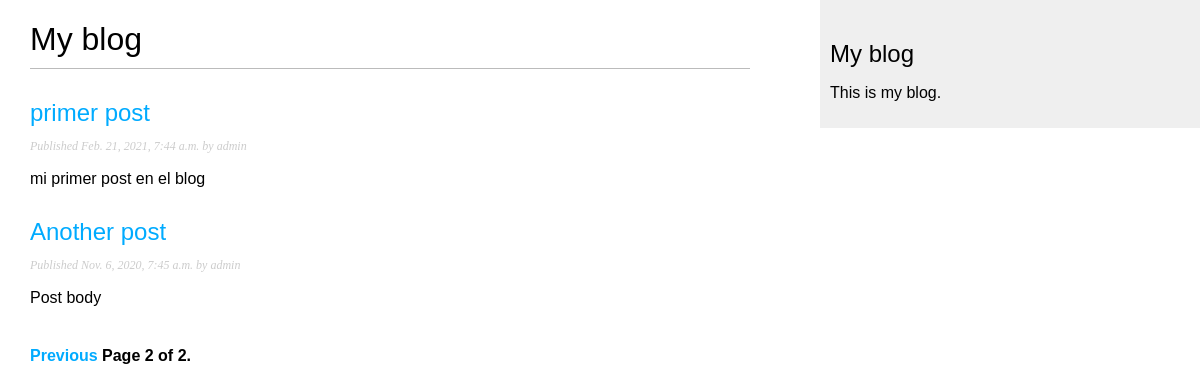
Screenshot of /blog/?page=2 with the database file from the repository.
### blog/models.py (models this page shows, shortened)
class Post(models.Model):
    STATUS_CHOICE=(
        ('draft', 'Draft'),
        ('published', 'Published'),
    )
    title = models.CharField(max_length=250)
    slug = models.SlugField(max_length=250, unique_for_date='publish')
    author = models.ForeignKey(User, on_delete=models.CASCADE, related_name='blog_posts')
    body = models.TextField()
    publish = models.DateTimeField(default=timezone.now)
    created = models.DateTimeField(auto_now_add=True)
    updated = models.DateTimeField(auto_now=True)
    status = models.CharField(max_length=10, choices=STATUS_CHOICE, default='draft')
    objects = models.Manager() # default manager objects
    published = PublishedManager() # our custom manager
    class Meta:
        ordering = ('-publish',)
    def get_absolute_url(self):
        return reverse('blog:post_detail',
                        args=[self.publish.year,self.publish.month,self.publish.day, self.slug])

### blog/views.py (the view)
# urls.py: path('', views.PostListView.as_view(), name = 'post_list' ),
class PostListView(ListView):
    queryset = Post.published.all()
    context_object_name = 'posts'
    paginate_by = 3
    template_name = 'blog/post/list.html'

### blog/templates/blog/post/list.html (shortened to what this page needs)
{% extends "blog/base.html" %}
{% block content %}
    <h1>My blog </h1>
    {% for post in posts %}
        <h2>
            <a  href="{{ post.get_absolute_url }}">
            {{ post.title }}
            </a>
        </h2>
        <p class="date">
            Published {{ post.publish }} by {{ post.author }}
        </p>
        {{ post.body|truncatewords:30|linebreaks }}
    {% endfor %}
    {% include 'blog/pagination.html' with page=page_obj %} {% comment %} pagination with class {% endcomment %}
{% endblock %}

### blog/static/css/blog.css (style rules this page uses)
body { margin:0; padding:0; font-family:helvetica, sans-serif; }
a { color:#00abff; text-decoration:none; }
h1 { font-weight:normal; border-bottom:1px solid #bbb; padding:0 0 10px 0; }
h2 { font-weight:normal; margin:30px 0 0; }
p.date { color:#ccc; font-family: georgia, serif; font-size: 12px; font-style: italic; }

### rows the page displays
Post: title "primer post", publish "Feb. 21, 2021, 7:44 a.m.", author "admin", body "mi primer post en el blog"
Post: title "Another post", publish "Nov. 6, 2020, 7:45 a.m.", author "admin", body "Post body"

### other values shown
{{ page.number }} "2"
{{ page.paginator.num_pages }} "2"
